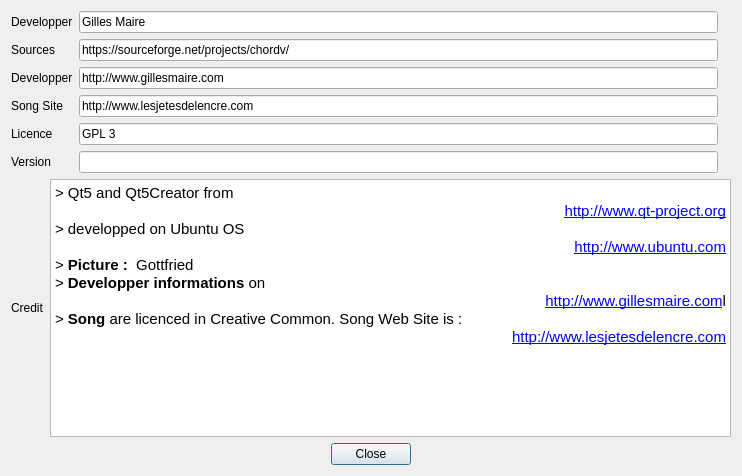
<?xml version="1.0" encoding="UTF-8"?>
<ui version="4.0">
 <class>DialogAbout</class>
 <widget class="QDialog" name="DialogAbout">
  <property name="geometry">
   <rect>
    <x>0</x>
    <y>0</y>
    <width>742</width>
    <height>476</height>
   </rect>
  </property>
  <property name="windowTitle">
   <string>About</string>
  </property>
  <layout class="QHBoxLayout" name="horizontalLayout_5">
   <item>
    <layout class="QVBoxLayout" name="verticalLayout_4">
     <item>
      <layout class="QVBoxLayout" name="verticalLayout_3">
       <item>
        <layout class="QHBoxLayout" name="horizontalLayout_4">
         <item>
          <layout class="QHBoxLayout" name="horizontalLayout_2">
           <item>
            <layout class="QVBoxLayout" name="verticalLayout">
             <item>
              <widget class="QLabel" name="labelDevelopper">
               <property name="text">
                <string>Developper</string>
               </property>
              </widget>
             </item>
             <item>
              <widget class="QLabel" name="labelSources">
               <property name="text">
                <string>Sources</string>
               </property>
              </widget>
             </item>
             <item>
              <widget class="QLabel" name="labelWebSite">
               <property name="text">
                <string>Developper</string>
               </property>
              </widget>
             </item>
             <item>
              <widget class="QLabel" name="labelSongSite">
               <property name="text">
                <string>Song Site</string>
               </property>
              </widget>
             </item>
             <item>
              <widget class="QLabel" name="labelLicence">
               <property name="text">
                <string>Licence</string>
               </property>
              </widget>
             </item>
             <item>
              <widget class="QLabel" name="labelVersion">
               <property name="text">
                <string>Version</string>
               </property>
              </widget>
             </item>
            </layout>
           </item>
           <item>
            <layout class="QVBoxLayout" name="verticalLayout_2">
             <item>
              <widget class="QLineEdit" name="lineEditDevelopper">
               <property name="text">
                <string>Gilles Maire</string>
               </property>
               <property name="readOnly">
                <bool>true</bool>
               </property>
              </widget>
             </item>
             <item>
              <widget class="QLineEdit" name="lineEditSources">
               <property name="text">
                <string>https://sourceforge.net/projects/chordv/</string>
               </property>
               <property name="readOnly">
                <bool>true</bool>
               </property>
              </widget>
             </item>
             <item>
              <widget class="QLineEdit" name="lineEditDevSite">
               <property name="text">
                <string>http://www.gillesmaire.com</string>
               </property>
               <property name="readOnly">
                <bool>true</bool>
               </property>
              </widget>
             </item>
             <item>
              <widget class="QLineEdit" name="lineEditSongSite">
               <property name="text">
                <string>http://www.lesjetesdelencre.com</string>
               </property>
               <property name="readOnly">
                <bool>true</bool>
               </property>
              </widget>
             </item>
             <item>
              <widget class="QLineEdit" name="lineEditLicence">
               <property name="text">
                <string>GPL 3</string>
               </property>
               <property name="readOnly">
                <bool>true</bool>
               </property>
              </widget>
             </item>
             <item>
              <widget class="QLineEdit" name="lineEditVersion">
               <property name="text">
                <string/>
               </property>
               <property name="readOnly">
                <bool>true</bool>
               </property>
              </widget>
             </item>
            </layout>
           </item>
          </layout>
         </item>
         <item>
          <widget class="QLabel" name="labelPicture">
           <property name="text">
            <string/>
           </property>
           <property name="pixmap">
            <pixmap>:/Image/Images/gilles.jpg</pixmap>
           </property>
          </widget>
         </item>
        </layout>
       </item>
       <item>
        <layout class="QHBoxLayout" name="horizontalLayout_3">
         <item>
          <widget class="QLabel" name="labelCredit">
           <property name="text">
            <string>Credit</string>
           </property>
          </widget>
         </item>
         <item>
          <widget class="QTextBrowser" name="textBrowserCredit">
           <property name="html">
            <string>&lt;!DOCTYPE HTML PUBLIC &quot;-//W3C//DTD HTML 4.0//EN&quot; &quot;http://www.w3.org/TR/REC-html40/strict.dtd&quot;&gt;
&lt;html&gt;&lt;head&gt;&lt;meta name=&quot;qrichtext&quot; content=&quot;1&quot; /&gt;&lt;style type=&quot;text/css&quot;&gt;
p, li { white-space: pre-wrap; }
&lt;/style&gt;&lt;/head&gt;&lt;body style=&quot; font-family:'Noto Sans'; font-size:9pt; font-weight:400; font-style:normal;&quot;&gt;
&lt;p style=&quot; margin-top:0px; margin-bottom:0px; margin-left:0px; margin-right:0px; -qt-block-indent:0; text-indent:0px;&quot;&gt;&lt;span style=&quot; font-family:'Ubuntu'; font-size:11pt;&quot;&gt;&amp;gt; Qt5 and Qt5Creator from &lt;/span&gt;&lt;/p&gt;
&lt;p align=&quot;right&quot; style=&quot; margin-top:0px; margin-bottom:0px; margin-left:0px; margin-right:0px; -qt-block-indent:0; text-indent:0px;&quot;&gt;&lt;a href=&quot;http://www.qt-project.org&quot;&gt;&lt;span style=&quot; font-family:'Ubuntu'; font-size:11pt; text-decoration: underline; color:#0000ff;&quot;&gt;http://www.qt-project.org&lt;/span&gt;&lt;/a&gt;&lt;/p&gt;
&lt;p style=&quot; margin-top:0px; margin-bottom:0px; margin-left:0px; margin-right:0px; -qt-block-indent:0; text-indent:0px;&quot;&gt;&lt;span style=&quot; font-family:'Ubuntu'; font-size:11pt;&quot;&gt;&amp;gt; developped on Ubuntu OS &lt;/span&gt;&lt;/p&gt;
&lt;p align=&quot;right&quot; style=&quot; margin-top:0px; margin-bottom:0px; margin-left:0px; margin-right:0px; -qt-block-indent:0; text-indent:0px;&quot;&gt;&lt;a href=&quot;http://www.qt-project.org&quot;&gt;&lt;span style=&quot; font-family:'Ubuntu'; font-size:11pt; text-decoration: underline; color:#0000ff;&quot;&gt;http://www.ubuntu.com&lt;/span&gt;&lt;/a&gt;&lt;/p&gt;
&lt;p style=&quot; margin-top:0px; margin-bottom:0px; margin-left:0px; margin-right:0px; -qt-block-indent:0; text-indent:0px;&quot;&gt;&lt;span style=&quot; font-family:'Ubuntu'; font-size:11pt;&quot;&gt;&amp;gt; &lt;/span&gt;&lt;span style=&quot; font-family:'Ubuntu'; font-size:11pt; font-weight:600;&quot;&gt;Picture : &lt;/span&gt;&lt;span style=&quot; font-family:'Ubuntu'; font-size:11pt;&quot;&gt; Gottfried&lt;/span&gt;&lt;/p&gt;
&lt;p style=&quot; margin-top:0px; margin-bottom:0px; margin-left:0px; margin-right:0px; -qt-block-indent:0; text-indent:0px;&quot;&gt;&lt;span style=&quot; font-family:'Ubuntu'; font-size:11pt;&quot;&gt;&amp;gt;&lt;/span&gt;&lt;span style=&quot; font-family:'Ubuntu'; font-size:11pt; font-weight:600;&quot;&gt; Developper informations &lt;/span&gt;&lt;span style=&quot; font-family:'Ubuntu'; font-size:11pt;&quot;&gt;on &lt;/span&gt;&lt;/p&gt;
&lt;p align=&quot;right&quot; style=&quot; margin-top:0px; margin-bottom:0px; margin-left:0px; margin-right:0px; -qt-block-indent:0; text-indent:0px;&quot;&gt;&lt;a href=&quot;http://www.gillesmaire.com&quot;&gt;&lt;span style=&quot; font-family:'Ubuntu'; font-size:11pt; text-decoration: underline; color:#0000ff;&quot;&gt;http://www.gillesmaire.com&lt;/span&gt;&lt;/a&gt;&lt;span style=&quot; font-family:'Ubuntu'; font-size:11pt;&quot;&gt;l&lt;/span&gt;&lt;/p&gt;
&lt;p style=&quot; margin-top:0px; margin-bottom:0px; margin-left:0px; margin-right:0px; -qt-block-indent:0; text-indent:0px;&quot;&gt;&lt;span style=&quot; font-family:'Ubuntu'; font-size:11pt;&quot;&gt;&amp;gt; &lt;/span&gt;&lt;span style=&quot; font-family:'Ubuntu'; font-size:11pt; font-weight:600;&quot;&gt;Song&lt;/span&gt;&lt;span style=&quot; font-family:'Ubuntu'; font-size:11pt;&quot;&gt; are licenced in Creative Common. Song Web Site is : &lt;/span&gt;&lt;/p&gt;
&lt;p align=&quot;right&quot; style=&quot; margin-top:0px; margin-bottom:0px; margin-left:0px; margin-right:0px; -qt-block-indent:0; text-indent:0px;&quot;&gt;&lt;a href=&quot;http://www.qt-project.org&quot;&gt;&lt;span style=&quot; font-family:'Ubuntu'; font-size:11pt; text-decoration: underline; color:#0000ff;&quot;&gt;http://www.lesjetesdelencre.com&lt;/span&gt;&lt;/a&gt;&lt;/p&gt;
&lt;p style=&quot;-qt-paragraph-type:empty; margin-top:0px; margin-bottom:0px; margin-left:0px; margin-right:0px; -qt-block-indent:0; text-indent:0px; font-family:'Ubuntu'; font-size:11pt; text-decoration: underline; color:#0000ff;&quot;&gt;&lt;br /&gt;&lt;/p&gt;&lt;/body&gt;&lt;/html&gt;</string>
           </property>
          </widget>
         </item>
        </layout>
       </item>
      </layout>
     </item>
     <item>
      <layout class="QHBoxLayout" name="horizontalLayout">
       <item>
        <spacer name="horizontalSpacer_2">
         <property name="orientation">
          <enum>Qt::Horizontal</enum>
         </property>
         <property name="sizeHint" stdset="0">
          <size>
           <width>40</width>
           <height>20</height>
          </size>
         </property>
        </spacer>
       </item>
       <item>
        <widget class="QPushButton" name="pushButtonClose">
         <property name="text">
          <string>Close</string>
         </property>
        </widget>
       </item>
       <item>
        <spacer name="horizontalSpacer">
         <property name="orientation">
          <enum>Qt::Horizontal</enum>
         </property>
         <property name="sizeHint" stdset="0">
          <size>
           <width>40</width>
           <height>20</height>
          </size>
         </property>
        </spacer>
       </item>
      </layout>
     </item>
    </layout>
   </item>
  </layout>
  <zorder></zorder>
 </widget>
 <resources/>
 <connections>
  <connection>
   <sender>pushButtonClose</sender>
   <signal>clicked()</signal>
   <receiver>DialogAbout</receiver>
   <slot>close()</slot>
   <hints>
    <hint type="sourcelabel">
     <x>169</x>
     <y>140</y>
    </hint>
    <hint type="destinationlabel">
     <x>168</x>
     <y>82</y>
    </hint>
   </hints>
  </connection>
 </connections>
</ui>
